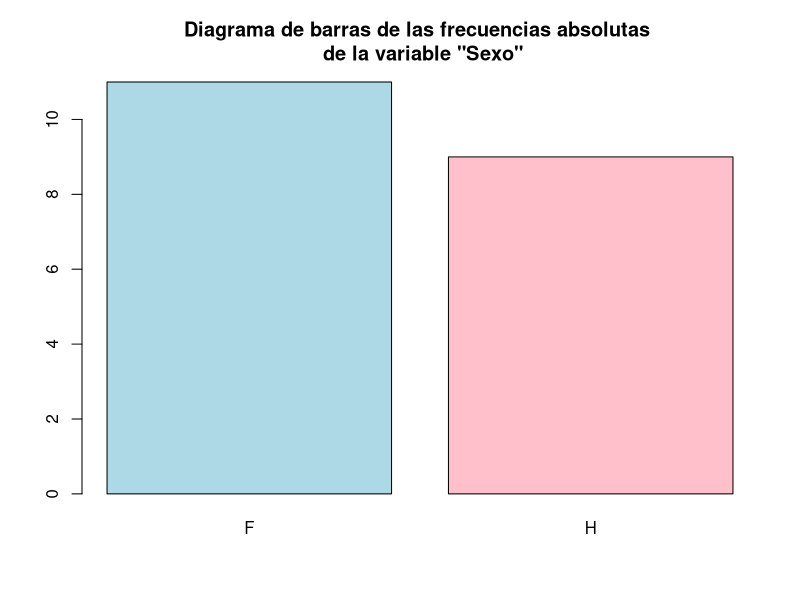
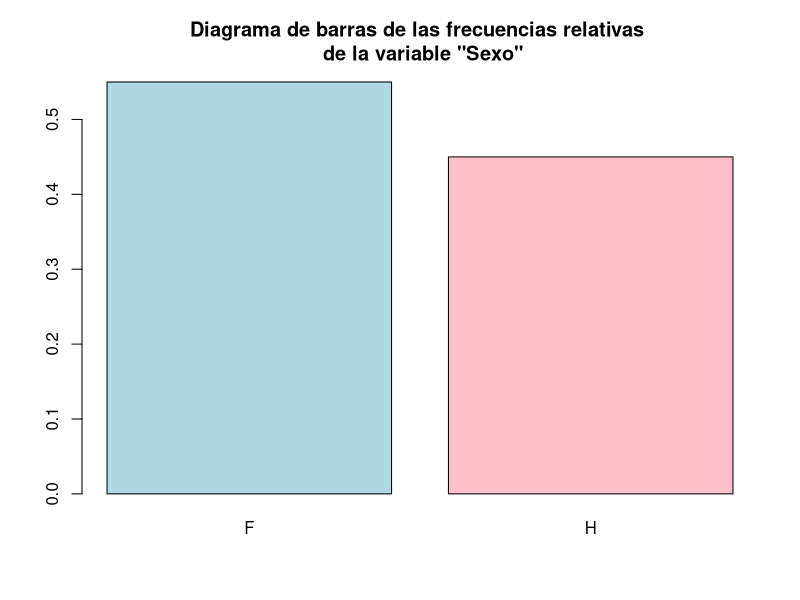
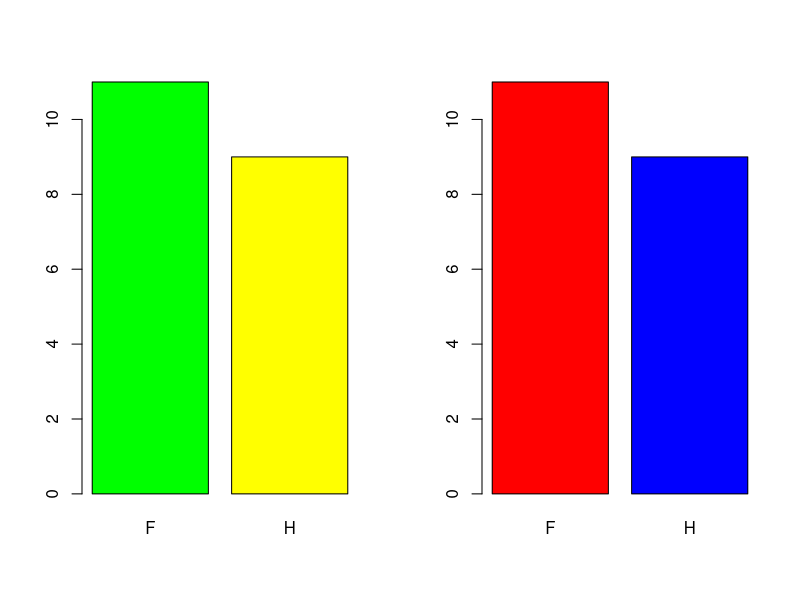
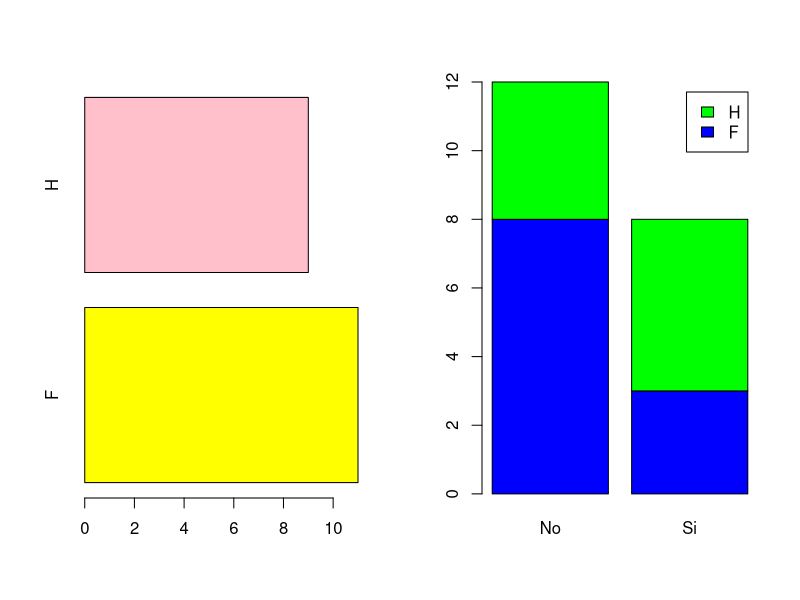
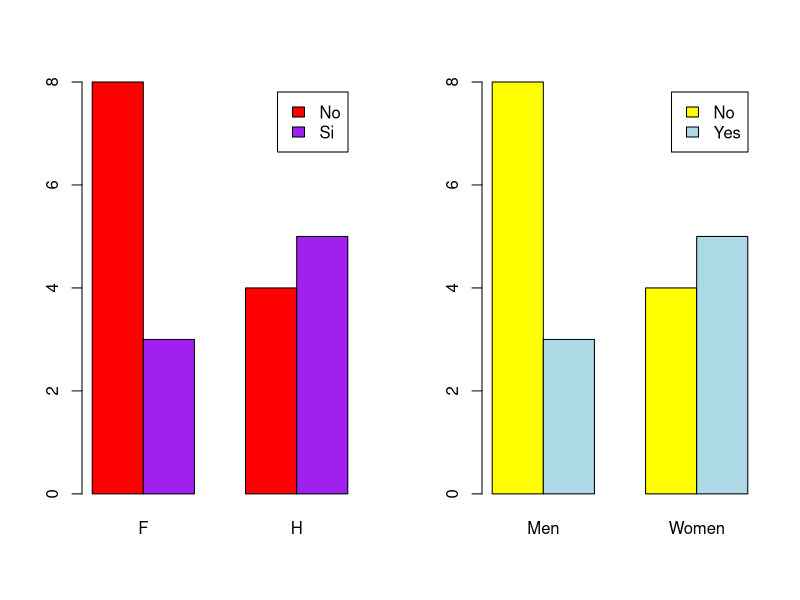

The R script that drew these images, in order:
## ---- chunk 1
knitr::opts_chunk$set(echo = TRUE)
## ---- chunk 2
sexo = c("H", "F", "H", "H", "H", "F", "H", "H", "H", "F", "F", "F", "H", "F", "F", "H", "F", "F", "F", "F")

respuestas = c("Si", "Si", "Si", "Si", "Si", "Si", "Si", "No", "No", "No", "No", "No", "No", "No", "No", "No", "No", "Si", "No", "No")

barplot(table(sexo), col = c("lightblue", "pink"), main = "Diagrama de barras de las frecuencias absolutas \n de la variable \"Sexo\"")

barplot(prop.table(table(sexo)), col = c("lightblue", "pink"), main = "Diagrama de barras de las frecuencias relativas \n de la variable \"Sexo\"")

## ---- chunk 3
par(mfrow=c(1,2))
barplot(table(sexo), col = c("green", "yellow"))
barplot(table(sexo), col = c("red", "blue"))
## ---- chunk 4
barplot(table(sexo), horiz = TRUE, col = c("yellow", "pink"))
## ---- chunk 5
barplot(table(sexo, respuestas), legend.text = TRUE, col = c("blue", "green"))
## ---- chunk 6
barplot(table(respuestas, sexo), beside = TRUE, legend.text = TRUE, col = c("red", "purple"))
## ---- chunk 7
barplot(table(respuestas, sexo), beside = TRUE, names = c("Men", "Women"), col = c("yellow", "lightblue"), legend.text = c("No", "Yes"))
